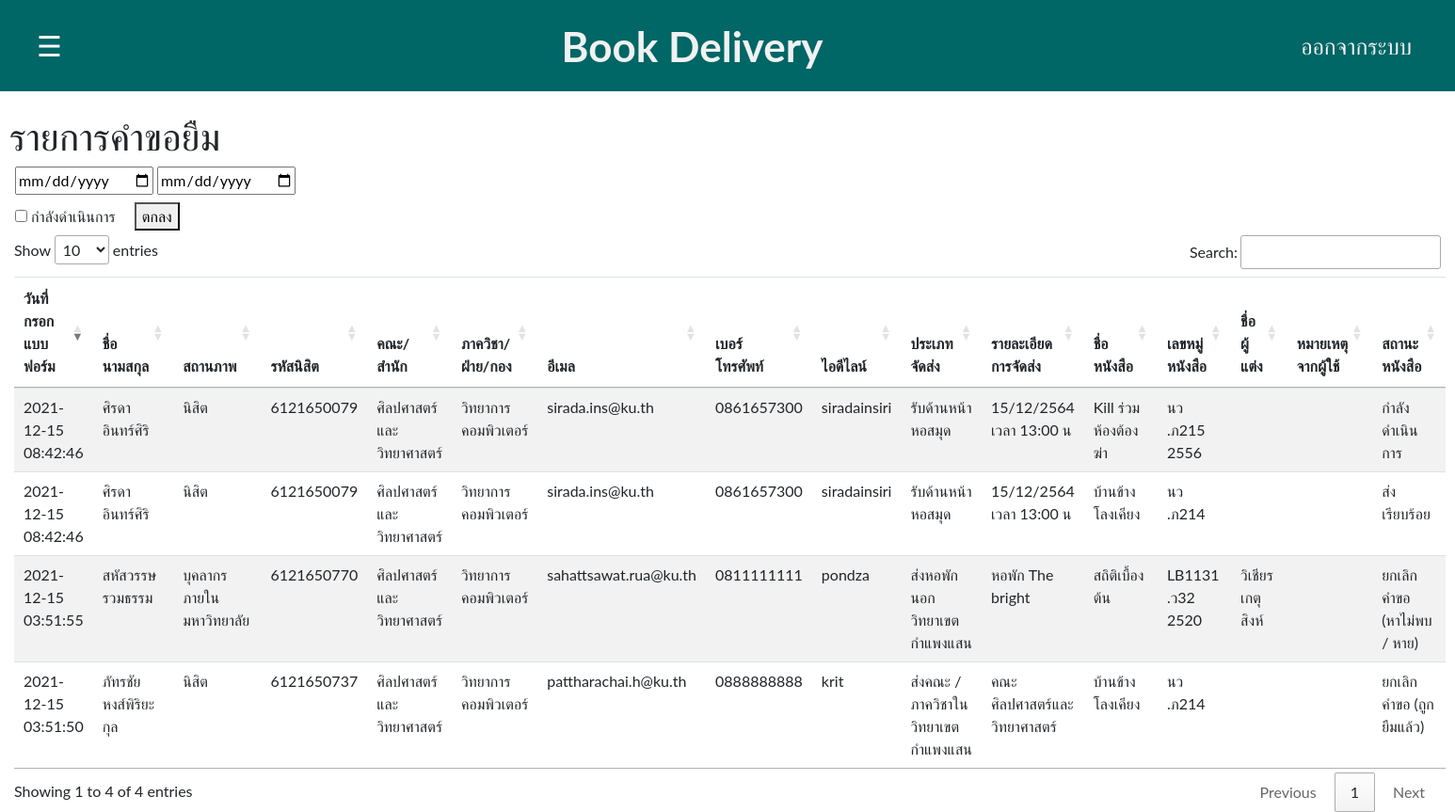
The page /admin_table.php (signed in) on the database its author committed.
### tables this page shows
CREATE TABLE `user_info` (
  `user_name` varchar(50) NOT NULL,
  `user_surname` varchar(50) NOT NULL,
  `user_id` int(10) NOT NULL,
  `user_title` enum('นิสิต','บุคลากรภายในมหาวิทยาลัย','ประชาชนทั่วไป') NOT NULL,
  `user_stdID` varchar(10) DEFAULT NULL,
  `user_faculty` varchar(50) NOT NULL,
  `user_department` varchar(50) NOT NULL,
  `user_email` varchar(50) NOT NULL,
  `user_tel` varchar(10) NOT NULL,
  `user_lineID` varchar(30) NOT NULL,
  `user_sendOption` enum('รับด้านหน้าหอสมุด','ส่งคณะ / ภาควิชาในวิทยาเขตกำแพงแสน','ส่งหอพักนอกวิทยาเขตกำแพงแสน','ส่งต่างจังหวัด') NOT NULL,
  `user_address` varchar(200) DEFAULT NULL,
  `user_date` timestamp NOT NULL DEFAULT current_timestamp() ON UPDATE current_timestamp()
);

CREATE TABLE `book` (
  `book_title` varchar(50) NOT NULL,
  `book_call` varchar(30) NOT NULL,
  `book_author` varchar(100) DEFAULT NULL,
  `book_id` int(10) NOT NULL,
  `book_user_id` int(10) NOT NULL,
  `book_comment` varchar(100) DEFAULT NULL
);

CREATE TABLE `bookstatus` (
  `status_book` enum('กำลังดำเนินการ','ส่งเรียบร้อย','ยกเลิกคำขอ (หาไม่พบ / หาย)','ยกเลิกคำขอ (มีที่ห้องสมุดอื่น)','ยกเลิกคำขอ (ส่งไฟล์แทนฉบับจริง)','ยกเลิกคำขอ (ถูกยืมแล้ว)') NOT NULL,
  `status_tracking` varchar(20) DEFAULT NULL,
  `status_id` int(10) NOT NULL,
  `status_book_id` int(10) NOT NULL,
  `status_dateSent` date DEFAULT NULL,
  `status_comment` varchar(100) DEFAULT NULL
);

### admin_table.php (the view, shortened to what this page needs)
<?php
if(isset($_SESSION['super_admin_login']) or isset($_SESSION['admin_login'])){
?>
<!DOCTYPE html>
<html lang="en">
<head>
    <link rel="stylesheet" href="https://maxcdn.bootstrapcdn.com/bootstrap/4.0.0/css/bootstrap.min.css">
    <link rel="stylesheet" href="https://cdn.datatables.net/1.11.4/css/jquery.dataTables.min.css">
</head>
<body>
<?php
include('side-nav-bar.php');
?>
<br>
    <h1 style="padding-left:10px;">รายการคำขอยืม</h1>
    <form method = "post" autocomplete="off">
        <div style="margin-left: 1rem;">
            <input type="date" id="start" placeholder="Start Date" name="start_date">
            <input type="date" id="end" placeholder="End Date" name="end_date">
            <br>
            <div style="margin-top: 0.5rem;">
                <input type="checkbox" name="pending">
                <label for="pending">กำลังดำเนินการ</label>
                <button id="submit" type='submit' style="margin-left: 1rem;">ตกลง</button>
            </div>
        </div>
    </form>
    <div class="container-fluid">
        <table class="table table-striped" id="userTable">
            <thead>
                <th>วันที่กรอกแบบฟอร์ม</th>
                <th>ชื่อ นามสกุล</th>
                <th>สถานภาพ</th>
                <th>รหัสนิสิต</th>
                <th>คณะ/สำนัก</th>
                <th>ภาควิชา/ฝ่าย/กอง</th>
                <th>อีเมล</th>
                <th>เบอร์โทรศัพท์</th>
                <th>ไอดีไลน์</th>
                <th>ประเภทจัดส่ง</th>
                <th>รายละเอียดการจัดส่ง</th>
                <th>ชื่อหนังสือ</th>
                <th>เลขหมู่หนังสือ</th>
                <th>ชื่อผู้แต่ง</th>
                <th>หมายเหตุจากผู้ใช้</th>
                <th>สถานะหนังสือ</th>
            </thead>
            <tbody>
                <?php
                if(!empty($_POST['start_date']) and !empty($_POST['end_date']) and !isset($_POST['pending'])){
                    $stmt = $conn->query("SELECT user_info.user_date, user_info.user_name, user_info.user_surname, user_info.user_sendOption,user_info.user_stdID, user_info.user_title, user_info.user_faculty,
                    user_info.user_department, user_info.user_email, user_info.user_tel, user_info.user_lineID, user_info.user_address,
                    book.book_title, book.book_call, book.book_author, book.book_comment,bookstatus.status_book
                                    FROM user_info INNER JOIN book ON user_info.user_id=book.book_user_id
                                    INNER JOIN bookstatus ON book.book_id=bookstatus.status_book_id
                                    WHERE user_date BETWEEN CAST('$_POST[start_date]' AS DATE) AND CAST('$_POST[end_date]' AS DATE)+1;");
                }
                else{
                    $stmt = $conn->query("SELECT user_info.user_date, user_info.user_name, user_info.user_surname, user_info.user_sendOption,user_info.user_stdID, user_info.user_title, user_info.user_faculty,
                    user_info.user_department, user_info.user_email, user_info.user_tel, user_info.user_lineID, user_info.user_address,
                    book.book_title, book.book_call, book.book_author, book.book_comment,bookstatus.status_book
                                    FROM user_info
                                    INNER JOIN book ON user_info.user_id=book.book_user_id
                                    INNER JOIN bookstatus ON book.book_id=bookstatus.status_book_id");
                    }
                $stmt->execute();
                $user_info = $stmt->fetchAll();
                foreach ($user_info as $user) {
                ?>
                    <tr>
                        <td><?php echo $user['user_date'] ?></td>
                        <td><?php echo $user['user_name'] . " " . $user['user_surname']?> </td>
                        <td><?php echo $user['user_title'] ?></td>
                        <td><?php echo $user['user_stdID'] ?></td>
                        <td><?php echo $user['user_faculty'] ?></td>
                        <td><?php echo $user['user_department'] ?></td>
                        <td><?php echo $user['user_email'] ?></td>
                        <td><?php echo $user['user_tel'] ?></td>
                        <td><?php echo $user['user_lineID'] ?></td>
                        <td><?php echo $user['user_sendOption'] ?></td>
                        <td><?php echo $user['user_address'] ?></td>
                        <td><?php echo $user['book_title'] ?></td>
                        <td><?php echo $user['book_call'] ?></td>
                        <td><?php echo $user['book_author'] ?></td>
                        <td><?php echo $user['book_comment'] ?></td>
                        <td><?php echo $user['status_book'] ?></td>
                    </tr>
                <?php
                }
                ?>
            </tbody>
        </table>
    </div>
</body>
</html>
<?php $pdo = null;
}
else{
    $_SESSION['error']='กรุณาเข้าสู่ระบบ';
      header('location: login.php');
}
?>

### css/side-nav-bar.css (style rules this page uses)
body { font-family: "Lato", sans-serif; }

### rows shown on the page
user_info: user_date "2021-12-15 08:42:46", user_name "ศิรดา", user_surname "อินทร์ศิริ", user_title "นิสิต", user_stdID "6121650079", user_faculty "ศิลปศาสตร์และวิทยาศาสตร์", user_department "วิทยาการคอมพิวเตอร์", user_email "sirada.ins@ku.th", user_tel "0861657300", user_lineID "siradainsiri", user_sendOption "รับด้านหน้าหอสมุด", user_address "15/12/2564 เวลา 13:00 น", book.book_title "Kill ร่วมห้องต้องฆ่า", book.book_call "นว .ภ215 2556", bookstatus.status_book "กำลังดำเนินการ", book.book_title "บ้านข้างโลงเคียง", book.book_call "นว .ภ214", bookstatus.status_book "ส่งเรียบร้อย"
user_info: user_date "2021-12-15 03:51:50", user_name "ภัทรชัย", user_surname "หงส์พิริยะกุล", user_title "นิสิต", user_stdID "6121650737", user_faculty "ศิลปศาสตร์และวิทยาศาสตร์", user_department "วิทยาการคอมพิวเตอร์", user_email "pattharachai.h@ku.th", user_tel "0888888888", user_lineID "krit", user_sendOption "ส่งคณะ / ภาควิชาในวิทยาเขตกำแพงแสน", user_address "คณะศิลปศาสตร์และวิทยาศาสตร์", book.book_title "บ้านข้างโลงเคียง", book.book_call "นว .ภ214", bookstatus.status_book "ยกเลิกคำขอ (ถูกยืมแล้ว)"
user_info: user_date "2021-12-15 03:51:55", user_name "สหัสวรรษ", user_surname "รวมธรรม", user_title "บุคลากรภายในมหาวิทยาลัย", user_stdID "6121650770", user_faculty "ศิลปศาสตร์และวิทยาศาสตร์", user_department "วิทยาการคอมพิวเตอร์", user_email "sahattsawat.rua@ku.th", user_tel "0811111111", user_lineID "pondza", user_sendOption "ส่งหอพักนอกวิทยาเขตกำแพงแสน", user_address "หอพัก The bright", book.book_title "สถิติเบื้องต้น", book.book_call "LB1131 .ว32 2520", book.book_author "วิเชียร เกตุสิงห์", bookstatus.status_book "ยกเลิกคำขอ (หาไม่พบ / หาย)"
